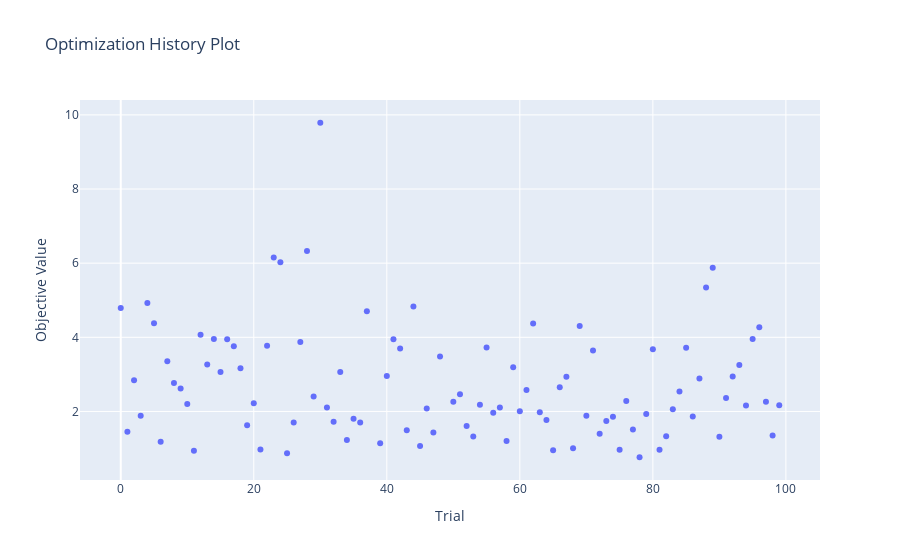
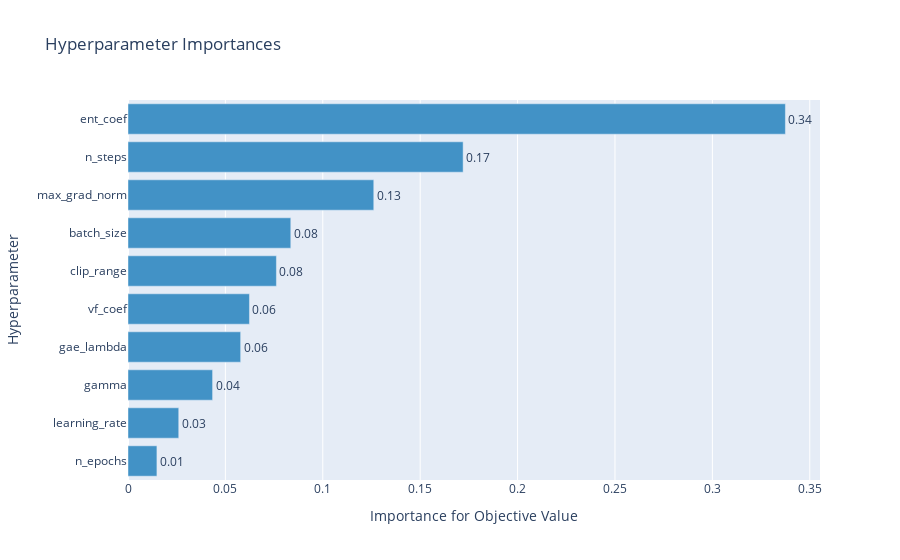
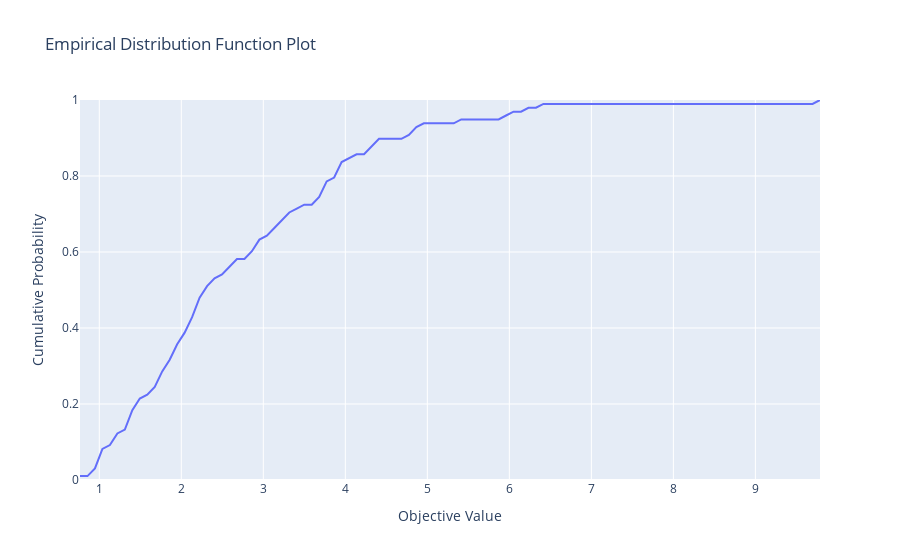

Here is the notebook cell these charts were saved with, in order:
### Markdown cell above
#### Parameter Importance

### Code cell
parameter_importance(PPO_study, "PPO")
